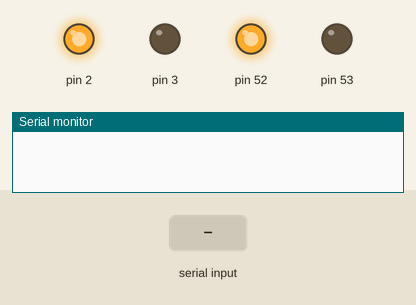
Bench run of a sketch on a simulated Arduino Mega 2560, built with avr-gcc and run on an emulated ATmega2560. Parts: output pins drawn as LEDs (lit = HIGH), the last lines printed to the serial monitor. The test bench sets the inputs (shaded band).

Above: at 1.2 s.
1.3 s: "90 45 200\n" received over Serial
At 2.4 s:
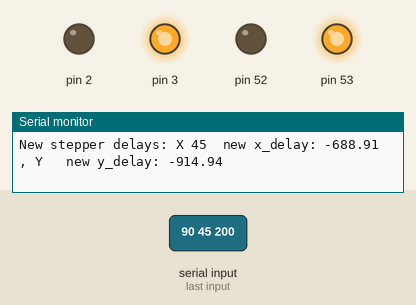
Timing chart, 0 to 4.3 s (numbered marks = the images above; inputs shaded):
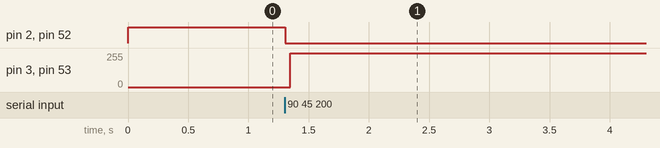

The sketch:

2DTreadmill.ino
```cpp
const byte numChars = 32;
char receivedChars[numChars];   // an array to store the received data

const unsigned int MAX_COMMAND_LENGTH = 100;
#define SPTR_SIZE   20
char   *sPtr [SPTR_SIZE];
signed long number;

boolean newData = false;
unsigned long trigger_delay_x = 0;
unsigned long trigger_delay_y = 0;

double stepper_delay_x = 6401;
double stepper_delay_y = 6401;

double pid_x_val = 0;
double pid_y_val = 0;

int dev_x = 0;
int dev_y = 0;

double dead_band_lower = 10; // if the absolute PID response is smaller than this value, stop all motors.
double dead_band_upper = 6400; // if the absolute PID response is smaller than this value, stop all motors.

#include <PIDController.h>
PIDController pid_x;
PIDController pid_y;

void setup() {
  // start communication
  Serial.begin(115200);

  // Y axis
  pinMode(2, OUTPUT);
  pinMode(3, OUTPUT);
  digitalWrite(2, HIGH);

  // X axis
  pinMode(52, OUTPUT);
  pinMode(53, OUTPUT);
  digitalWrite(52, HIGH);

  pid_x.begin();          // initialize the PID instance
  pid_x.setpoint(0);    // The "goal" the PID controller tries to "reach"
  pid_x.tune(0.5, 0.01, 0.01);    // Tune the PID, arguments: kP, kI, kD
  pid_x.limit(-6400, 6400);    // Limit the PID output

  pid_y.begin();          // initialize the PID instance
  pid_y.setpoint(0);    // The "goal" the PID controller tries to "reach"
  pid_y.tune(0.5, 0.01, 0.01);    // Tune the PID, arguments: kP, kI, kD
  pid_y.limit(-6400, 6400);    // Limit the PID output
}

void loop() {
  // check for new inputs & process them
  recvWithEndMarker();
  processNewData();

  // switch the motor orientation with sign switches
  if (stepper_delay_x >= 0){
    digitalWrite(52, HIGH);
  } else {
    digitalWrite(52, LOW);
  }

  if (abs(stepper_delay_x) <= dead_band_lower){
    if (stepper_delay_x >= 0){
      stepper_delay_x = dead_band_lower;
    } else {
      stepper_delay_x = -dead_band_lower;
    }
  }

  if (micros() >= trigger_delay_x){
    trigger_delay_x += abs(stepper_delay_x);
    if (abs(stepper_delay_x) <= dead_band_upper){
      digitalWrite(53, LOW);
      digitalWrite(53, HIGH);
    }
  }

  // switch the motor orientation with sign switches
  if (stepper_delay_y >= 0){
    digitalWrite(2, HIGH);
  } else {
    digitalWrite(2, LOW);
  }


  if (abs(stepper_delay_y) <= dead_band_lower){
    if (stepper_delay_y >= 0){
      stepper_delay_y = dead_band_lower;
    } else {
      stepper_delay_y = -dead_band_lower;
    }
  }

  if (micros() >= trigger_delay_y){
    trigger_delay_y += abs(stepper_delay_y);
    if (abs(stepper_delay_y) <= dead_band_upper){
      digitalWrite(3, LOW);
      digitalWrite(3, HIGH);
    }
  }

}

void recvWithEndMarker() {
    static byte ndx = 0;
    char endMarker = '\n';
    char rc;

    while (Serial.available() > 0 && newData == false) {
        rc = Serial.read();

        if (rc != endMarker) {
            receivedChars[ndx] = rc;
            ndx++;
            if (ndx >= numChars) {
                ndx = numChars - 1;
            }
        }
        else {
            receivedChars[ndx] = '\0'; // terminate the string
            ndx = 0;
            newData = true;
        }
    }
}

void processNewData(){
    if (newData == true) {
        int N = separate (receivedChars, sPtr, SPTR_SIZE);

        if (atof(sPtr [1]) == 0.5){
          if (stepper_delay_x > 0){
            stepper_delay_x += 100;
          } else {
            stepper_delay_x -= 100;
          }
          if (stepper_delay_y > 0){
            stepper_delay_y += 100;
          } else {
            stepper_delay_y -= 100;
          }
          Serial.println("MOTOR(S) STOP");

        } else {
          dev_x = atoi(sPtr [1]);
          Serial.print("New stepper delays: X ");
          Serial.print(sPtr [1]);

          pid_x_val = pid_x.compute(dev_x);
          if (round(abs(pid_x_val)) <= dead_band_upper && round(abs(pid_x_val)) >= 1){
            stepper_delay_x = dead_band_upper / pid_x_val;
          }

          Serial.print("  new x_delay: ");
          Serial.print(stepper_delay_x);

          dev_y = atoi(sPtr [3]);
          Serial.print(" , Y ");
          Serial.print(sPtr [3]);

          pid_y_val = pid_x.compute(dev_y);
          if (round(abs(pid_y_val)) <= dead_band_upper && round(abs(pid_y_val)) >= 1){
            stepper_delay_y = dead_band_upper / pid_y_val;
          }

          Serial.print("  new y_delay: ");
          Serial.println(stepper_delay_y);

        }

        newData = false;
    }
}

int separate (String str, char **p, int size){
    int  n;
    char s [100];

    strcpy (s, str.c_str ());

    *p++ = strtok (s, " ");
    for (n = 1; NULL != (*p++ = strtok (NULL, " ")); n++)
        if (size == n)
            break;

    return n;
}
```

Measured:
- after the input at 1.3 s, pin 2, pin 52: HIGH → LOW at once; pin 3, pin 53: 0/255 → 254/255 after 0.05 s
